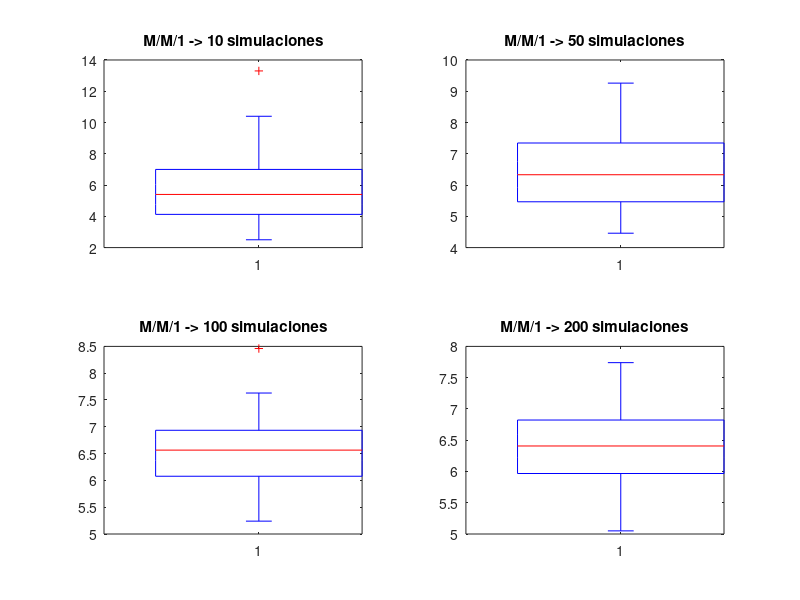
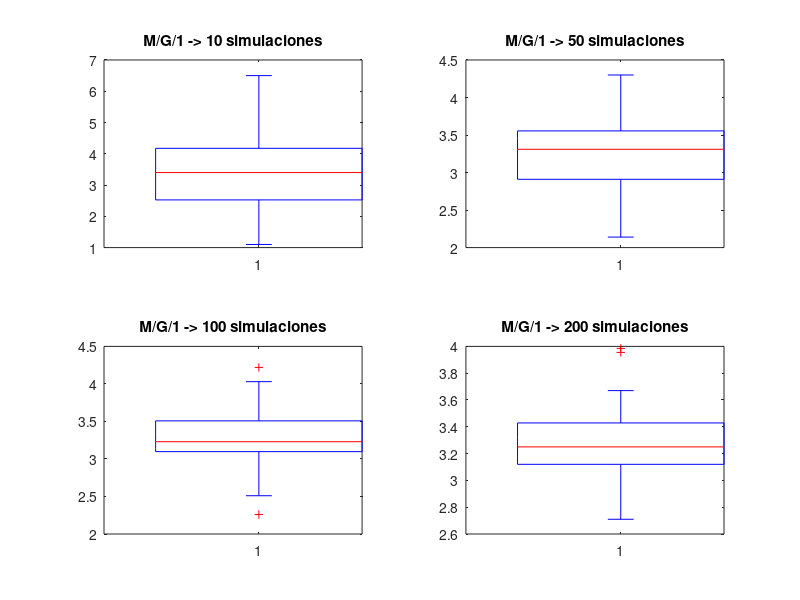

Reproduce these figures in MATLAB, in order.
clf;

% cargamos los ficheros con las muestras
mm1_10000 = load('p2d_mm1/output_Q.csv');
mg1_10000 = load('p2d_mg1/output_Q.csv');
%printf("Longitud fichero M/M/1: %d\n", length(mm1_10000));
%printf("Longitud fichero M/G/1: %d\n", length(mg1_10000));

% MUESTRAS x LONGITUD -> hallamos medias muestrales
% 10 x 50
index = randperm(10000);
mm1_10000_shuf = mm1_10000(index);
mg1_10000_shuf = mg1_10000(index);

mm1_10 = reshape(mm1_10000_shuf(1:500), 10, 50);
mm1_10_mean = mean(mm1_10);

mg1_10 = reshape(mg1_10000_shuf(1:500), 10, 50);
mg1_10_mean = mean(mg1_10);

% 50 x 50
index = randperm(10000);
mm1_10000_shuf = mm1_10000(index);
mg1_10000_shuf = mg1_10000(index);

mm1_50 = reshape(mm1_10000_shuf(1:2500), 50, 50);
mm1_50_mean = mean(mm1_50);

mg1_50 = reshape(mg1_10000_shuf(1:2500), 50, 50);
mg1_50_mean = mean(mg1_50);

% 100 x 50
index = randperm(10000);
mm1_10000_shuf = mm1_10000(index);
mg1_10000_shuf = mg1_10000(index);

mm1_100 = reshape(mm1_10000_shuf(1:5000), 100, 50);
mm1_100_mean = mean(mm1_100);

mg1_100 = reshape(mg1_10000_shuf(1:5000), 100, 50);
mg1_100_mean = mean(mg1_100);

% 200 x 50
index = randperm(10000);

mm1_200 = reshape(mm1_10000(index), 200, 50);
mm1_200_mean = mean(mm1_200);

mg1_200 = reshape(mg1_10000(index), 200, 50);
mg1_200_mean = mean(mg1_200);

% ahora que tenemos todas las medias muestrales para 10, 50, 100 y 200
% visualizamos las boxplot en busca de outliers y asimetrias
figure(1);
subplot(2,2,1);
boxplot(mm1_10_mean);
title("M/M/1 -> 10 simulaciones");

subplot(2,2,2);
boxplot(mm1_50_mean);
title("M/M/1 -> 50 simulaciones");

subplot(2,2,3);
boxplot(mm1_100_mean);
title("M/M/1 -> 100 simulaciones");

subplot(2,2,4);
boxplot(mm1_200_mean);
title("M/M/1 -> 200 simulaciones");

figure(2);
subplot(2,2,1);
boxplot(mg1_10_mean);
title("M/G/1 -> 10 simulaciones");

subplot(2,2,2);
boxplot(mg1_50_mean);
title("M/G/1 -> 50 simulaciones");

subplot(2,2,3);
boxplot(mg1_100_mean);
title("M/G/1 -> 100 simulaciones");

subplot(2,2,4);
boxplot(mg1_200_mean);
title("M/G/1 -> 200 simulaciones");
